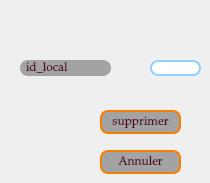
               <widget class="QWidget" name="tab_7">
                <attribute name="title">
                 <string>Supprimer</string>
                </attribute>
                <widget class="QPushButton" name="pushButton_supprimer_2">
                 <property name="geometry">
                  <rect>
                   <x>100</x>
                   <y>110</y>
                   <width>81</width>
                   <height>24</height>
                  </rect>
                 </property>
                 <property name="styleSheet">
                  <string notr="true">background-color:#A3A3A3;
color: rgb(86, 1, 38);
padding: 1px;
border-style: solid;
border: 2px solid #f77f00;
border-radius: 8px;
font-size: 12px;
font-family: Palatino Linotype;</string>
                 </property>
                 <property name="text">
                  <string>supprimer</string>
                 </property>
                </widget>
                <widget class="QPushButton" name="pushButton_annuler_3">
                 <property name="geometry">
                  <rect>
                   <x>100</x>
                   <y>150</y>
                   <width>81</width>
                   <height>24</height>
                  </rect>
                 </property>
                 <property name="styleSheet">
                  <string notr="true">background-color:#A3A3A3;
color: rgb(86, 1, 38);
padding: 1px;
border-style: solid;
border: 2px solid #f77f00;
border-radius: 8px;
font-size: 12px;
font-family: Palatino Linotype;</string>
                 </property>
                 <property name="text">
                  <string>Annuler</string>
                 </property>
                </widget>
                <widget class="QLabel" name="label_id_5">
                 <property name="geometry">
                  <rect>
                   <x>20</x>
                   <y>60</y>
                   <width>91</width>
                   <height>16</height>
                  </rect>
                 </property>
                 <property name="styleSheet">
                  <string notr="true">background-color:#A3A3A3;
color: rgb(86, 1, 38);
border-radius: 8px;
font-size: 12px;
font-family: Palatino Linotype;</string>
                 </property>
                 <property name="text">
                  <string>  id_local</string>
                 </property>
                </widget>
                <widget class="QLineEdit" name="lineEdit_id_3">
                 <property name="geometry">
                  <rect>
                   <x>150</x>
                   <y>60</y>
                   <width>51</width>
                   <height>16</height>
                  </rect>
                 </property>
                 <property name="styleSheet">
                  <string notr="true">padding: 1px;
border-style: solid;
border: 2px solid #8ed2ff;
border-radius: 8px;
font-size: 12px;
font-family: Palatino Linotype;
color: rgb(86, 1, 38);</string>
                 </property>
                 <property name="text">
                  <string/>
                 </property>
                </widget>
               </widget>
